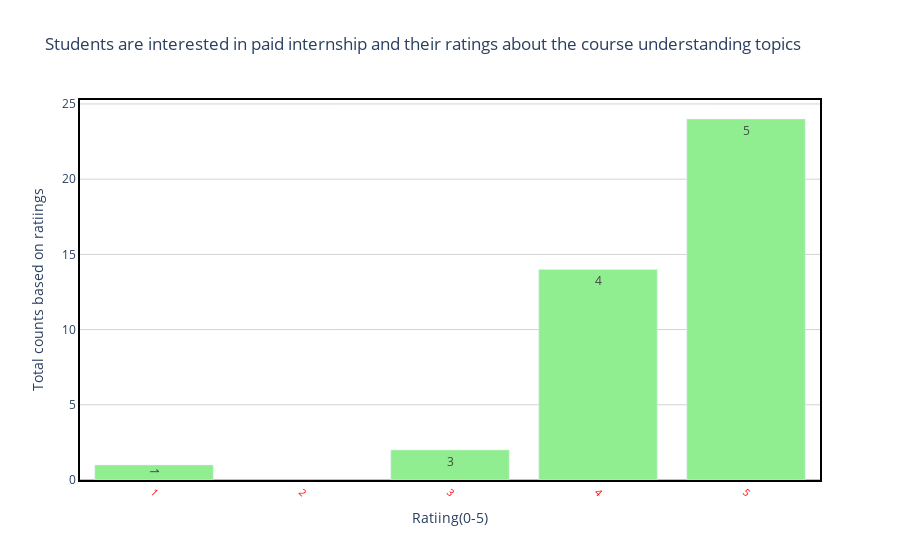

The cell this chart's notebook holds for it:
### Code cell
#bar chart for students who are interested in paid internship and their activities in program.
draw_trace_bar(UderstandingTopic_internship,'UderstandingTopic(0-5)','counts','Students are interested in paid internship and their ratings about the course understanding topics', 'Ratiing(0-5)','Total counts based on ratiings',"lightgreen")

### Figure 1 — Plotly figure (JSON) as saved in the notebook; plotly's stock layout.template omitted (floating-point values rounded to 4 significant figures)
{"data": [{"marker": {"color": "lightgreen"}, "text": [1, 3, 4, 5], "type": "bar", "x": [1, 3, 4, 5], "y": [1, 2, 14, 24]}], "layout": {"hovermode": "closest", "paper_bgcolor": "rgba(0, 0, 0, 0)", "plot_bgcolor": "rgba(0, 0, 0, 0)", "title": {"text": "Students are interested in paid internship and their ratings about the course understanding topics"}, "xaxis": {"linecolor": "black", "linewidth": 2, "mirror": true, "showline": true, "showticklabels": true, "tickangle": 45, "tickfont": {"color": "red", "size": 10}, "title": {"text": "Ratiing(0-5)"}, "zeroline": true, "zerolinecolor": "grey", "zerolinewidth": 1}, "yaxis": {"gridcolor": "lightgrey", "linecolor": "black", "linewidth": 2, "mirror": true, "showline": true, "title": {"text": "Total counts based on ratiings"}, "zeroline": true, "zerolinecolor": "grey", "zerolinewidth": 1}}}
